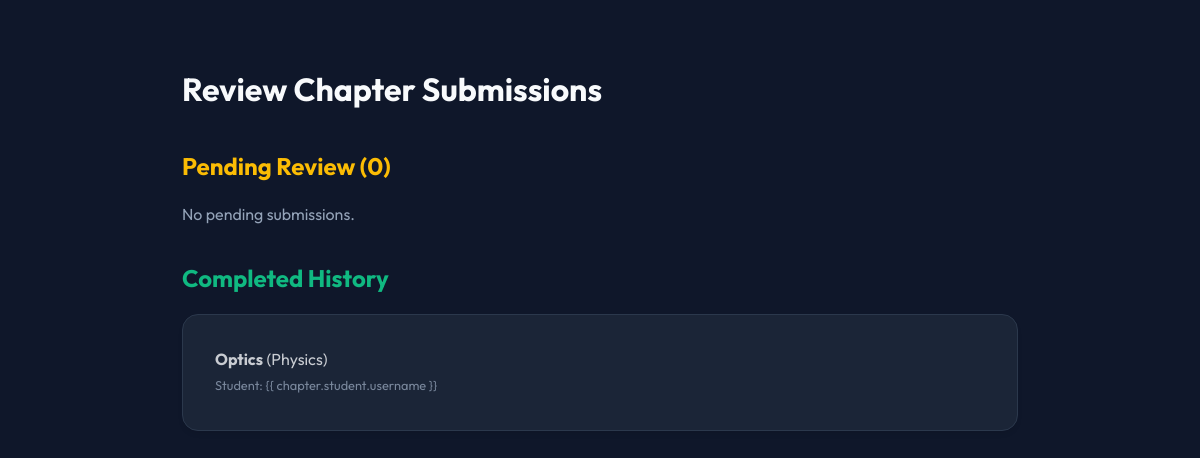
The app's page /review-chapters/ (signed in), older data.
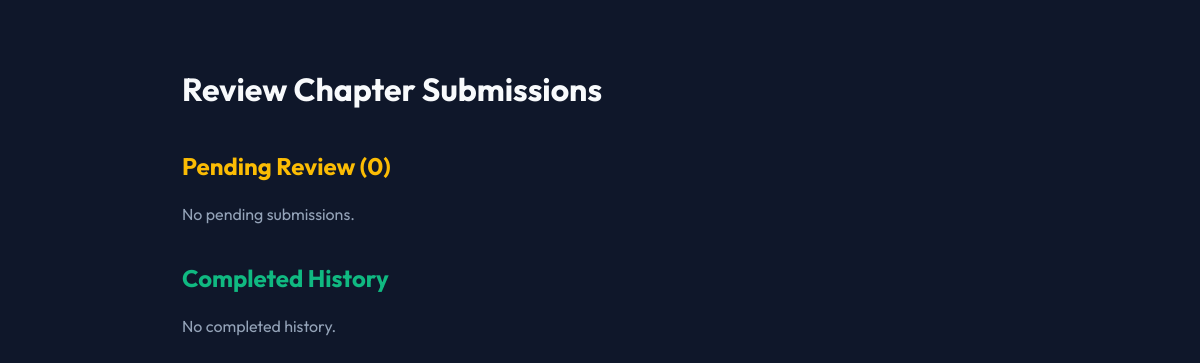
The same page, newer data.
### dashboard/models.py (models this page shows, shortened)
class ChapterSubmission(models.Model):
    student = models.ForeignKey(User, on_delete=models.CASCADE, related_name='chapter_submissions')
    subject = models.CharField(max_length=100)
    chapter_name = models.CharField(max_length=200)
    student_drive_link = models.URLField(help_text="Google Drive link for the chapter PDF/Folder")
    teacher_notes_link = models.URLField(blank=True, null=True, help_text="Google Drive link for the checked notes")
    created_at = models.DateTimeField(auto_now_add=True)
    is_completed = models.BooleanField(default=False)

### dashboard/views.py (the view, shortened to what this page needs)
# urls.py: path('review-chapters/', views.teacher_chapters, name='teacher_chapters'),
@login_required
def teacher_chapters(request):
    if not hasattr(request.user, 'studentprofile') or not request.user.studentprofile.is_teacher:
         return redirect('dashboard')
    pending_chapters = ChapterSubmission.objects.filter(is_completed=False).order_by('created_at')
    completed_chapters = ChapterSubmission.objects.filter(is_completed=True).order_by('-created_at')
    return render(request, 'dashboard/teacher_chapters.html', {
        'pending_chapters': pending_chapters,
        'completed_chapters': completed_chapters
    })

### templates/dashboard/teacher_chapters.html
{% extends 'base.html' %}
{% block content %}
<div class="container" style="max-width: 900px; margin-top: 2rem;">
    <h1 style="margin-bottom: 2rem;">Review Chapter Submissions</h1>
    <div class="dashboard-grid" style="grid-template-columns: 1fr; gap: 2rem;">
        <div>
            <h2 style="margin-bottom: 1rem; color: #fbbc04;">Pending Review ({{ pending_chapters.count }})</h2>
            {% for chapter in pending_chapters %}
            <div class="card" style="margin-bottom: 1.5rem; border-left: 4px solid #fbbc04;">
                <div style="display: flex; justify-content: space-between; align-items: start; margin-bottom: 0.5rem;">
                    <div>
                        <h3 style="margin: 0;">{{ chapter.chapter_name }}</h3>
                        <p style="color: var(--primary); font-weight: 600; margin: 0.25rem 0;">{{ chapter.subject }}</p>
                        <p style="font-size: 0.85rem; color: var(--text-muted);">
                            Student: {{ chapter.student.username }} | Date: {{ chapter.created_at|date:"M d, Y" }}
                        </p>
                    </div>
                </div>
                <form method="post" style="margin-top: 1rem; padding-top: 1rem; border-top: 1px solid var(--border);">
                    {% csrf_token %}
                    <input type="hidden" name="chapter_id" value="{{ chapter.id }}">
                    <label style="display: block; margin-bottom: 0.5rem; font-weight: 600; font-size: 0.9rem;">Provide
                        Notes Link (Drive):</label>
                    <div style="display: flex; gap: 0.5rem;">
                        <input type="url" name="teacher_notes_link" placeholder="https://drive.google.com/..."
                            class="form-control" required style="flex: 1;">
                        <button type="submit" class="btn btn-primary">Send</button>
                    </div>
                </form>
            </div>
            {% empty %}
            <p style="color: var(--text-muted);">No pending submissions.</p>
            {% endfor %}
        </div>
        <div>
            <h2 style="margin-bottom: 1rem; color: #10b981;">Completed History</h2>
            {% for chapter in completed_chapters %}
            <div class="card" style="margin-bottom: 1rem; opacity: 0.8;">
                <div style="display: flex; justify-content: space-between; align-items: center;">
                    <div>
                        <strong>{{ chapter.chapter_name }}</strong> ({{ chapter.subject }})
                        <br>
                        <span style="font-size: 0.8rem; color: var(--text-muted);">Student: {{ chapter.student.username
                            }}</span>
                    </div>
                </div>
            </div>
        </div>
        {% empty %}
        <p style="color: var(--text-muted);">No completed history.</p>
        {% endfor %}
    </div>
</div>
</div>
{% endblock %}

Row changes from the older to the newer data that the page shows:
removed ChapterSubmission: chapter_name "Optics", subject "Physics"
Text that changed along with them:
text now shown: "No completed history."
